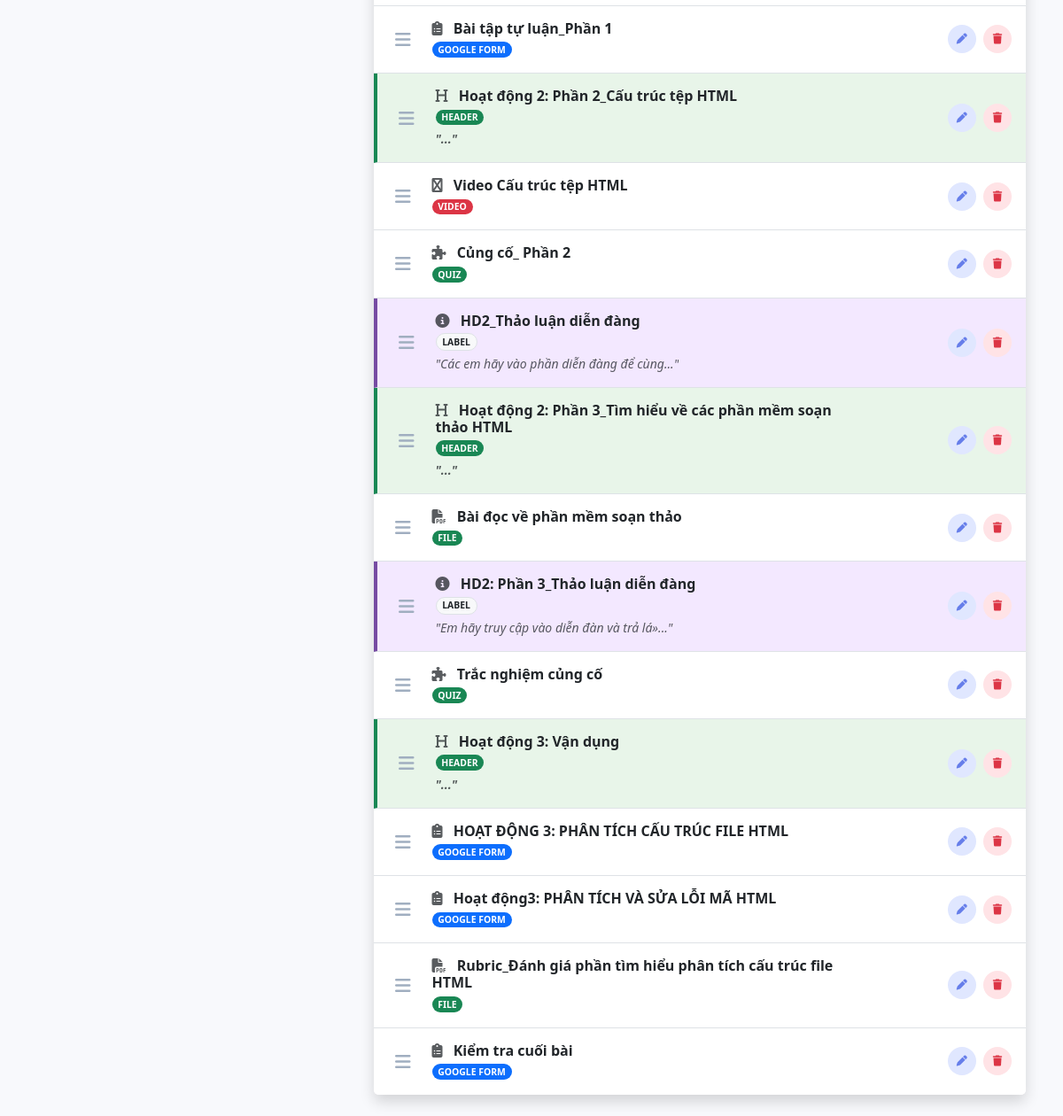
/admin/lesson_content.php?id=4 (signed in, lower part), run on an earlier commit of the app's database.
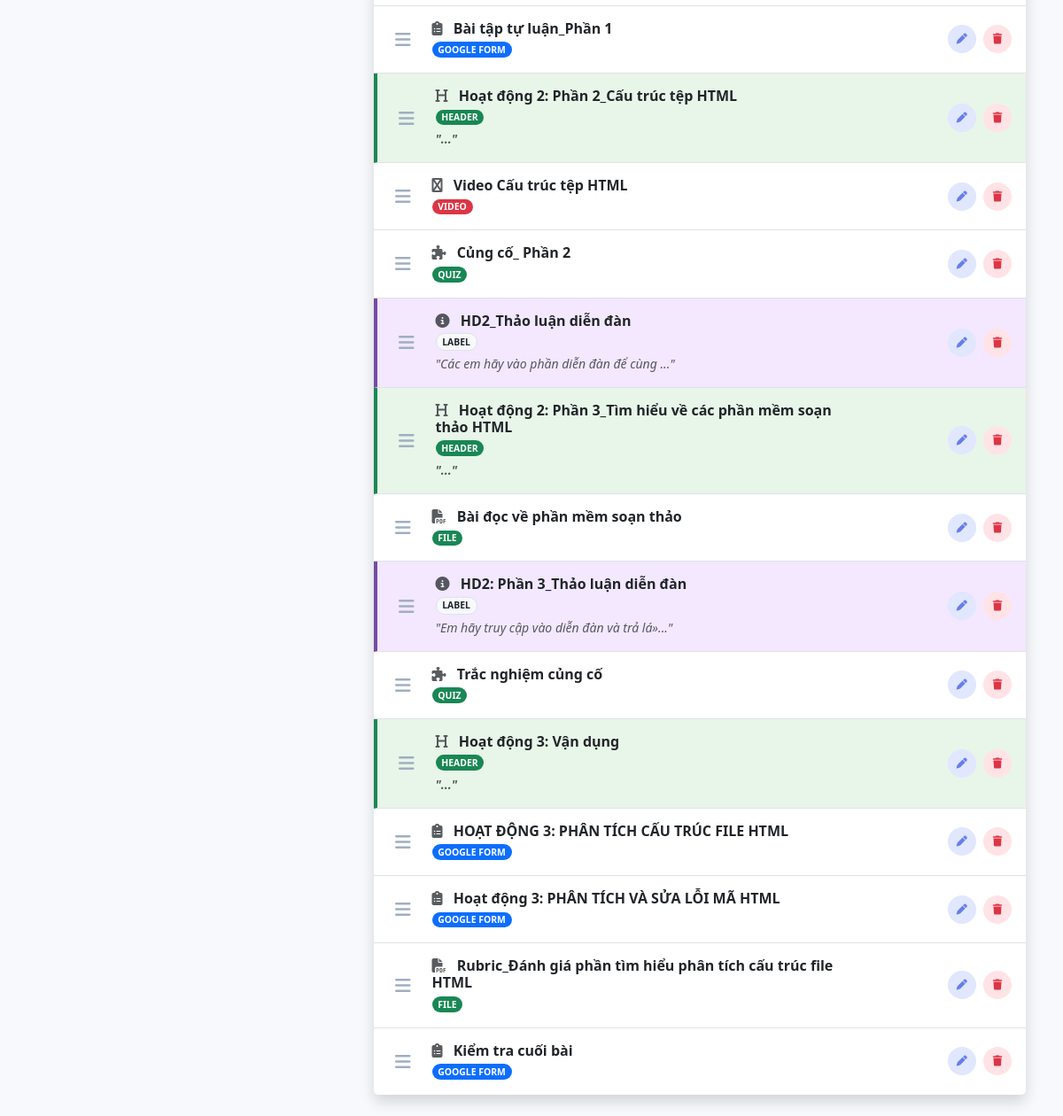
And on a later commit of the database.
### tables this page shows
CREATE TABLE `activities` (
  `id` int(11) NOT NULL,
  `lesson_id` int(11) NOT NULL,
  `title` varchar(255) NOT NULL,
  `type` varchar(50) NOT NULL,
  `content` text NOT NULL,
  `created_at` timestamp NOT NULL DEFAULT current_timestamp(),
  `display_order` int(11) DEFAULT 0
);

### admin/lesson_content.php (the view, shortened to what this page needs)
<?php
include '../includes/db.php';
$lesson_id = intval($_GET['id']);
?>
<!DOCTYPE html>
<html lang="vi">
<head>
    <link href="https://cdn.jsdelivr.net/npm/bootstrap@5.3.0/dist/css/bootstrap.min.css" rel="stylesheet">
    <link rel="stylesheet" href="https://cdnjs.cloudflare.com/ajax/libs/font-awesome/6.4.0/css/all.min.css">
</head>
<body class="p-4">
<div class="container">
    <div class="row">
        <div class="col-md-4">
        </div>
        <div class="col-md-8">
            <div class="card shadow border-0">
                <ul class="list-group list-group-flush" id="activityList">
                    <?php
                    $acts = $conn->query("SELECT * FROM activities WHERE lesson_id=$lesson_id ORDER BY display_order ASC");
                    if ($acts->num_rows > 0) {
                        while($row = $acts->fetch_assoc()){
                            $icon = "fa-file-alt"; $badge = "bg-secondary"; $type_name = "KHÁC"; $extra_class = "";
                            if($row['type']=='video') { $icon="fa-youtube"; $badge="bg-danger"; $type_name="VIDEO"; }
                            elseif($row['type']=='colab') { $icon="fa-code"; $badge="bg-warning text-dark"; $type_name="COLAB"; }
                            elseif($row['type']=='text') { $icon="fa-book"; $badge="bg-info text-dark"; $type_name="BÀI ĐỌC"; }
                            elseif($row['type']=='file') { $icon="fa-file-pdf"; $badge="bg-success"; $type_name="FILE"; }
                            elseif($row['type']=='quiz') { $icon="fa-puzzle-piece"; $badge="bg-success"; $type_name="QUIZ"; }
                            elseif($row['type']=='assignment') { $icon="fa-pen-square"; $badge="bg-primary"; $type_name="BÀI TẬP"; }
                            elseif($row['type']=='label') { $icon="fa-info-circle"; $badge="bg-light text-dark border"; $type_name="LABEL"; $extra_class = "item-label"; }
                            elseif($row['type']=='google_form') { $icon="fa-clipboard-list"; $badge="bg-primary"; $type_name="GOOGLE FORM"; }
                            elseif($row['type']=='edpuzzle') { $icon="fa-puzzle-piece"; $badge="bg-warning text-dark"; $type_name="EDPUZZLE"; }
                            elseif($row['type']=='header') { $icon="fa-heading"; $badge="bg-success"; $type_name="HEADER"; $extra_class = "item-header"; }
                    ?>
                        <li class="list-group-item d-flex justify-content-between align-items-center py-3 <?php echo $extra_class; ?>" data-id="<?php echo $row['id']; ?>">
                            <div class="d-flex align-items-center" style="max-width: 75%;">
                                <div class="cursor-move me-3 p-2"><i class="fas fa-bars fa-lg"></i></div>
                                <div>
                                    <h6 class="mb-0 fw-bold text-dark text-break">
                                        <i class="fas <?php echo $icon; ?> me-2 text-muted"></i>
                                        <?php echo htmlspecialchars($row['title']); ?>
                                    </h6>
                                    <span class="badge <?php echo $badge; ?> rounded-pill" style="font-size: 0.65rem;"><?php echo $type_name; ?></span>
                                    <?php if($row['type']=='label' || $row['type']=='header'): ?>
                                        <small class="text-muted d-block mt-1 fst-italic text-truncate">
                                            "<?php echo substr(strip_tags($row['content']), 0, 50); ?>..."
                                        </small>
                                    <?php endif; ?>
                                </div>
                            </div>
                            <div>
                                <button type="button" class="btn btn-icon-edit me-1 border-0"
                                        onclick='openEditModal(<?php echo json_encode($row); ?>)' title="Chỉnh sửa">
                                    <i class="fas fa-pen" style="font-size: 12px;"></i>
                                </button>
                                <a href="lesson_content.php?id=<?php echo $lesson_id; ?>&delete_act=<?php echo $row['id']; ?>"
                                   class="btn btn-icon-delete border-0"
                                   onclick="return confirm('Xóa mục này?');" title="Xóa">
                                    <i class="fas fa-trash" style="font-size: 12px;"></i>
                                </a>
                            </div>
                        </li>
                    <?php
                        }
                    } else { echo "<div class='p-5 text-center text-muted'>Chưa có nội dung nào. Hãy thêm ở bên trái!</div>"; }
                    ?>
                </ul>
            </div>
        </div>
    </div>
</div>
</body>
</html>

What changed in the data, as far as the page shows it:
changed activities: title "HD2_Thảo luận diễn đàng" → "HD2_Thảo luận diễn đàn"; content "Các em hãy vào phần diễn đàng để cùng" → "Các em hãy vào phần diễn đàn để cùng"
changed activities "Em hãy truy cập vào diễn đàn và trả lá»": title "HD2: Phần 3_Thảo luận diễn đàng" → "HD2: Phần 3_Thảo luận diễn đàn"
changed activities: title "Hoạt động3: PHÂN TÍCH VÀ SỬA LỖI MÃ HTML" → "Hoạt động 3: PHÂN TÍCH VÀ SỬA LỖI MÃ HTML"
